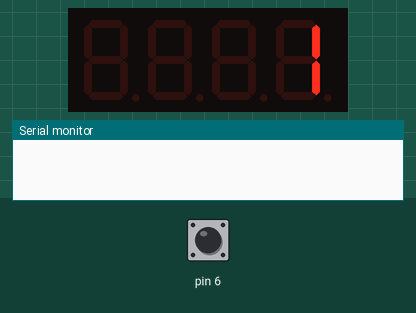
Simulated run of this sketch. Board: Arduino Uno, built with avr-gcc and run on an emulated ATmega328P. Parts: 4-digit seven-segment display, the last lines printed to the serial monitor. Inputs (shaded band) come from the test bench; at power-on: pin 6 HIGH.

Above: at 0.15 s.
At 5.05 s:
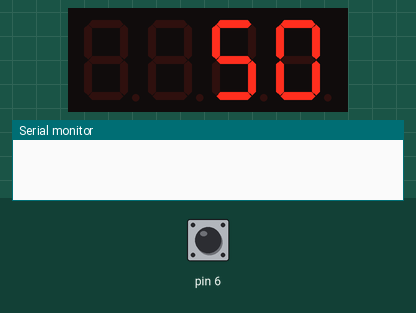
At 10.05 s:
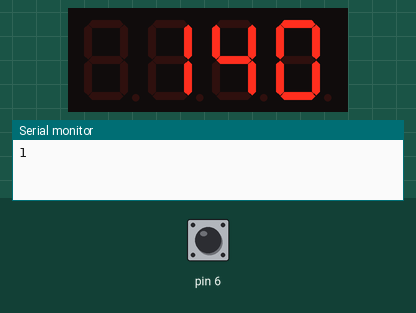
At 20.05 s:
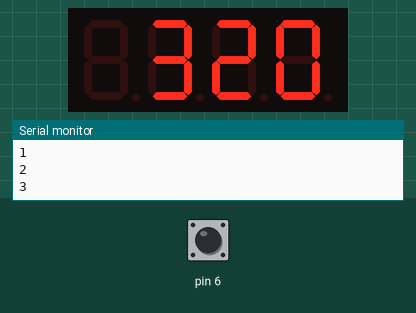
At 30.05 s:
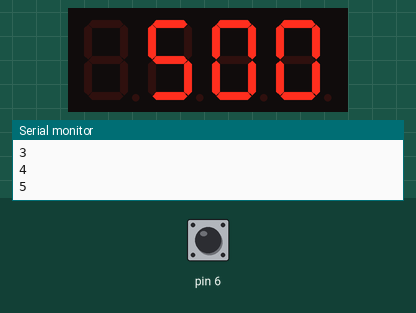
At 39.95 s:
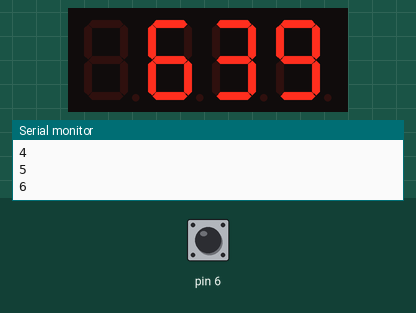

The sketch:

lab04.2.ino
```cpp
#include "SevSeg.h"
SevSeg sevseg; //Instantiate a seven segment controller object
  static unsigned long timer = millis();
  static int deciSeconds = 0;
  byte a=0;
  byte i;
  byte b=0;
  byte Pin6= digitalRead(6);
void setup() {
  byte numDigits = 4;
  byte digitPins[] = {4,3,2,7};
  byte segmentPins[] = { 8, 9, 10, 11,5, 12, 13,14};
  bool resistorsOnSegments = false; // 'false' means resistors are on digit pins
  byte hardwareConfig = COMMON_CATHODE; // See README.md for options
  bool updateWithDelays = false; // Default. Recommended
  bool leadingZeros = false; // Use 'true' if you'd like to keep the leading zeros

  sevseg.begin(hardwareConfig, numDigits, digitPins, segmentPins, resistorsOnSegments, updateWithDelays, leadingZeros);
  sevseg.setBrightness(90);
  Serial.begin(9600);

}

void loop() {


  if (millis() - timer >= 100) {
    timer += 100;
    deciSeconds++; // 100 milliSeconds is equal to 1 deciSecond

    b=deciSeconds%100;
    if (b % 60 == 0)
    {
        a++;
        deciSeconds=0;
        Serial.println(a);
        for(i=0;i<a;i++)
        deciSeconds+=100;
    }
    if (deciSeconds == 2359) { // Reset to 0 after counting for 1000 seconds.
      deciSeconds=0;
    }
    sevseg.setNumber(deciSeconds);
  }
  if(Pin6 == LOW)
 {
  deciSeconds = 0;
 }
  sevseg.refreshDisplay(); // Must run repeatedly
}
```
